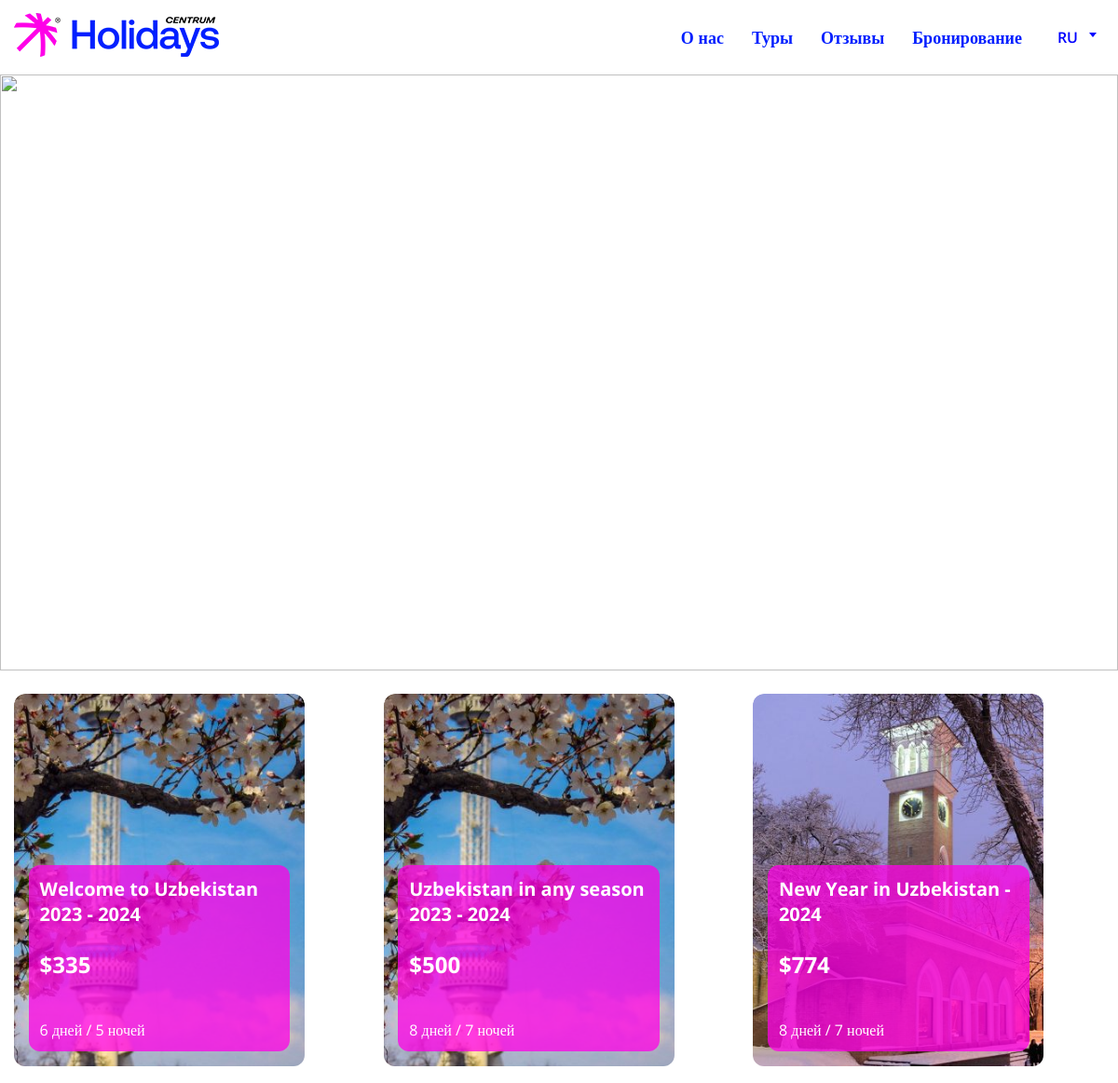
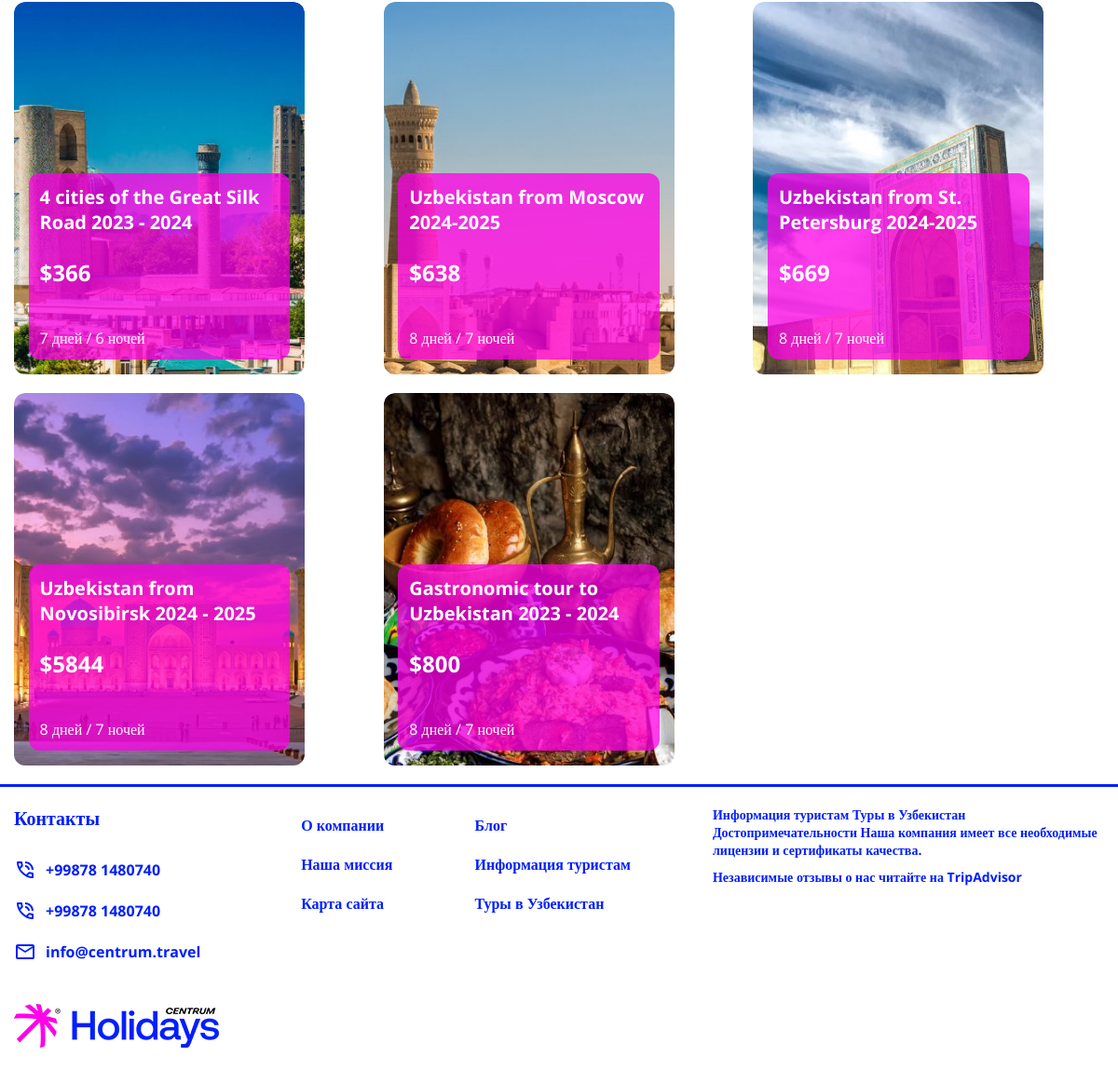
Page /tours/ on the earlier database version (2 pictures, top to bottom).
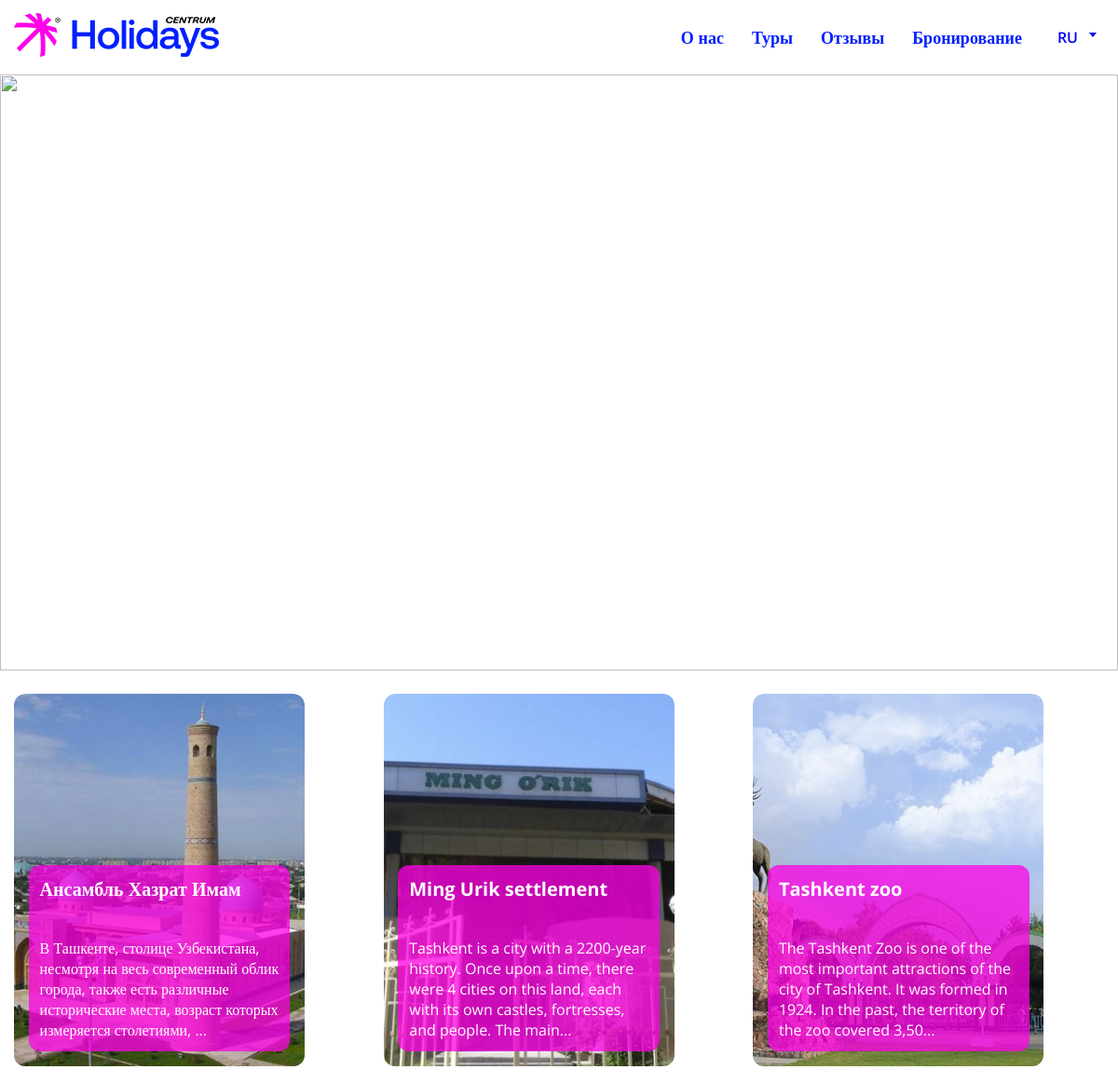
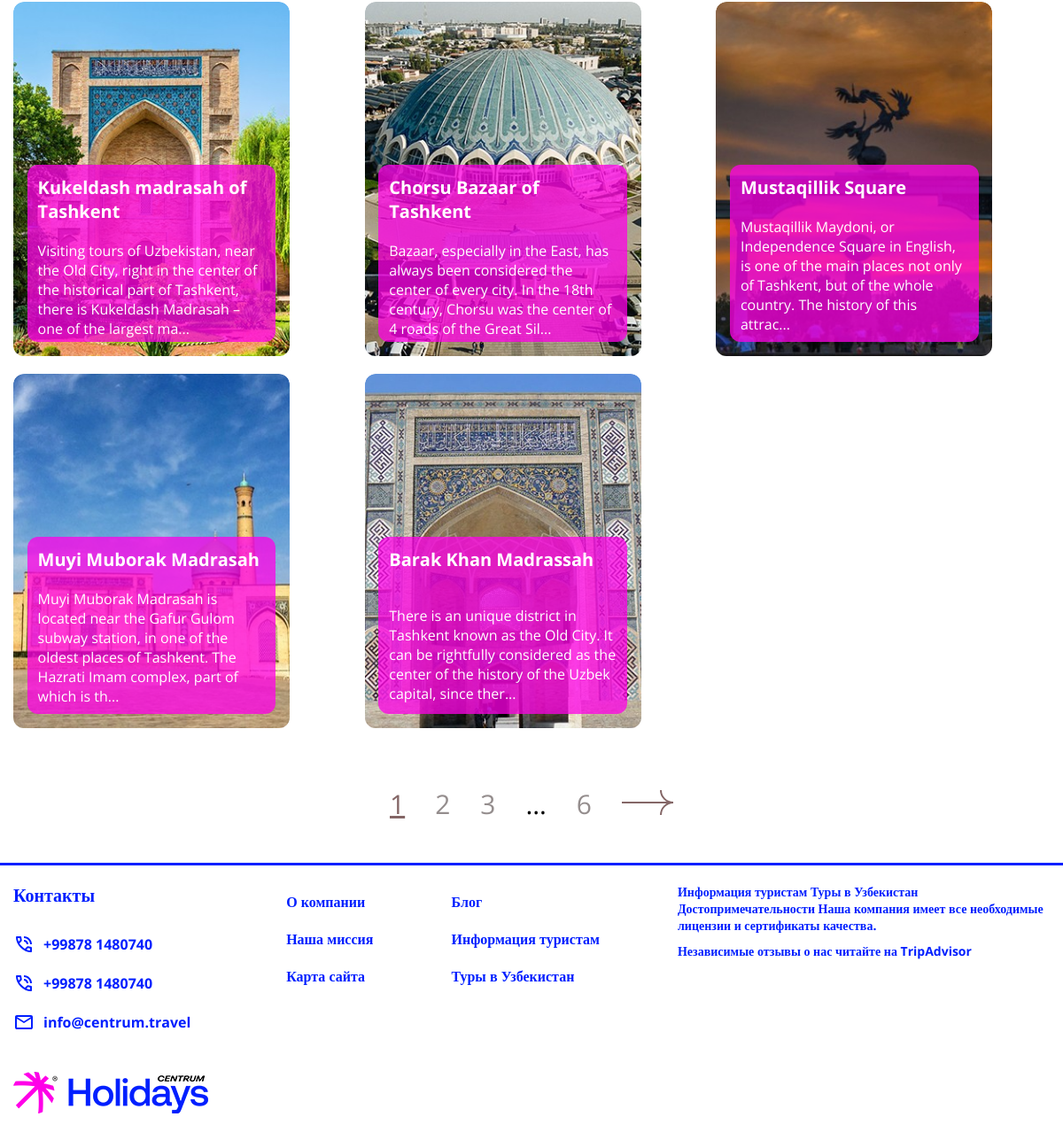
Same page on the later database version (2 pictures, top to bottom).
### core/models.py (models this page shows, shortened)
class Tour(models.Model):
    title = models.CharField(verbose_name='Заголовок', max_length=100)
    preview = models.ImageField(verbose_name='Заставка', upload_to='tours/', null=True, blank=True)
    price = models.IntegerField(verbose_name='Стоимость', null=True, blank=True)
    days = models.PositiveSmallIntegerField(verbose_name='Дней', null=True, blank=True)
    nights = models.PositiveSmallIntegerField(verbose_name='Ночей', null=True, blank=True)
    short_description = models.TextField(max_length=500, verbose_name='Краткое описание', null=True, blank=True)
    full_description = RichTextField(verbose_name='Полное описание', blank=True, null=True)
    is_popular = models.BooleanField(verbose_name='Популярный тур?', default=False)
    is_recommended = models.BooleanField(verbose_name='Рекомендуемый тур?', default=False)
    destination = models.ForeignKey(Destination, on_delete=models.CASCADE, verbose_name='Направление', null=True)
    slug = models.SlugField(blank=True)
    class Meta:
        verbose_name = 'Тур'
        verbose_name_plural = 'Туры'

### core/views.py (the view)
# urls.py: path('tours/', views.tours_view, name='tours'),
def tours_view(request):
    popular_tours = models.Tour.objects.all()
    paginator = Paginator(popular_tours, 8)
    page = request.GET.get('page')
    qs = paginator.get_page(page)
    context = {
        'tours': qs
    }
    return render(request, 'core/tours.html', context)

### core/templates/core/tours.html (shortened to what this page needs)
{% extends 'base.html' %}
{% load i18n %}
{% block content %}
    <main class="tours__main">
        <section class="tours__main-content">
            <img src="https://canaan.travel/wp-content/uploads/2022/09/samarkand-mosque-3-scaled.webp" alt="">
            <h1 class="tours__main-title">{% trans 'ТУРЫ В УЗБЕКИСТАН' %}</h1>
        </section>
        <section class="tours__main-items container">
            {% for tour in tours %}
                <div class="popular__destinations-cards-item tours__item">
                    <img src="{{ tour.preview.url }}" alt="card-item">
                    <div class="popular__destinations-cards-item-content tours__item-content">
                        <h4 class="popular__destinations-cards-item-title">{{ tour.title }}</h4>
                        {% if not tour.price and not tour.data and not tour.nights %}
                            <p class="popular__destinations-cards-item-descr">{{ tour.short_description }}</p>
                        {% else %}
                            <span>${{ tour.price }}</span>
                            <p class="popular__destinations-cards-item-descr">{{ tour.days }} {% trans 'дней' %}
                                / {{ tour.nights }} {% trans 'ночей' %}</p>
                        {% endif %}
                    </div>
                </div>
            {% endfor %}
        </section>
        {% include 'components/_pagination.html' %}
    </main>
{% endblock %}

Differences in the rows shown:
removed Tour: preview (picture), title "Welcome to Uzbekistan 2023 - 2024", price "335", days "6", nights "5"
removed Tour: preview (picture), title "Uzbekistan in any season 2023 - 2024", price "500", days "8", nights "7"
removed Tour: preview (picture), title "New Year in Uzbekistan - 2024", price "774", days "8", nights "7"
removed Tour: preview (picture), title "4 cities of the Great Silk Road 2023 - 2024", price "366", days "7", nights "6"
removed Tour: preview (picture), title "Uzbekistan from Moscow 2024-2025", price "638", days "8", nights "7"
removed Tour: preview (picture), title "Uzbekistan from St. Petersburg 2024-2025", price "669", days "8", nights "7"
removed Tour: preview (picture), title "Uzbekistan from Novosibirsk 2024 - 2025", price "5844", days "8", nights "7"
removed Tour: preview (picture), title "Gastronomic tour to Uzbekistan 2023 - 2024", price "800", days "8", nights "7"
added Tour: preview (picture), title "Ансамбль Хазрат Имам", short_description "В Ташкенте, столице Узбекистана, несмотря на весь современный облик города, также есть различные исторические места, возраст которых измеряется столетиями, ..."
added Tour: preview (picture), title "Ming Urik settlement", short_description "Tashkent is a city with a 2200-year history. Once upon a time, there were 4 cities on this land, each with its own castles, fortresses, and people. The main..."
added Tour: preview (picture), title "Tashkent zoo", short_description "The Tashkent Zoo is one of the most important attractions of the city of Tashkent. It was formed in 1924. In the past, the territory of the zoo covered 3,50..."
added Tour: preview (picture), title "Kukeldash madrasah of Tashkent", short_description "Visiting tours of Uzbekistan, near the Old City, right in the center of the historical part of Tashkent, there is Kukeldash Madrasah – one of the largest ma..."
added Tour: preview (picture), title "Chorsu Bazaar of Tashkent", short_description "Bazaar, especially in the East, has always been considered the center of every city. In the 18th century, Chorsu was the center of 4 roads of the Great Sil..."
added Tour: preview (picture), title "Mustaqillik Square", short_description "Mustaqillik Maydoni, or Independence Square in English, is one of the main places not only of Tashkent, but of the whole country. The history of this attrac..."
added Tour: preview (picture), title "Muyi Muborak Madrasah", short_description "Muyi Muborak Madrasah is located near the Gafur Gulom subway station, in one of the oldest places of Tashkent. The Hazrati Imam complex, part of which is th..."
added Tour: preview (picture), title "Barak Khan Madrassah", short_description "There is an unique district in Tashkent known as the Old City. It can be rightfully considered as the center of the history of the Uzbek capital, since ther..."
Other differences:
{{ tours.paginator.num_pages }}: (not shown) → "6"
new list line: "1"
new list line: "2"
new list line: "3"
